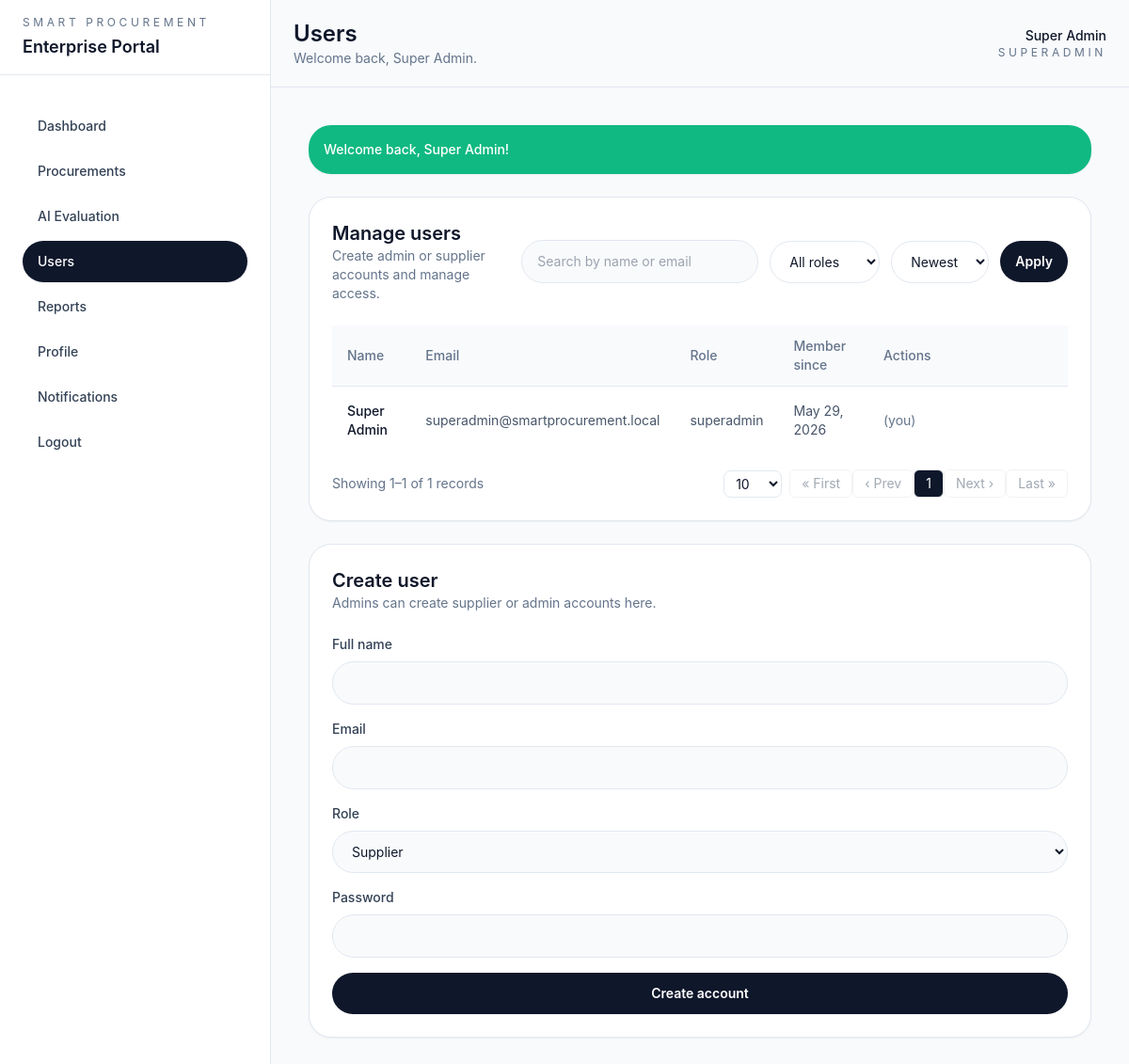
/users.php (signed in), run on the app's committed database.
### tables this page shows
CREATE TABLE IF NOT EXISTS users (
    id INT AUTO_INCREMENT PRIMARY KEY,
    name VARCHAR(191) NOT NULL,
    email VARCHAR(191) NOT NULL UNIQUE,
    password_hash VARCHAR(255) NOT NULL,
    role ENUM('admin','supplier','superadmin') NOT NULL DEFAULT 'supplier',
    company_name VARCHAR(191) DEFAULT NULL,
    services_offered TEXT DEFAULT NULL,
    past_experience TEXT DEFAULT NULL,
    created_at DATETIME NOT NULL,
    INDEX(role)
);

### users.php (the view, shortened to what this page needs)
<?php
require_once __DIR__ . '/includes/functions.php';
require_once __DIR__ . '/includes/layout.php';
$search = trim($_GET['search'] ?? '');
$roleFilter = $_GET['role'] ?? 'all';
$sort = $_GET['sort'] ?? 'newest';
$pg = getPaginationParams(10);
$page = $pg['page'];
$perPage = $pg['per_page'];
$offset = $pg['offset'];
$where = 'WHERE 1=1';
$params = [];
$orderBy = 'created_at DESC';
$totalStmt = $pdo->prepare('SELECT COUNT(*) FROM users ' . $where);
$totalStmt->execute($params);
$total = (int)$totalStmt->fetchColumn();
$query = 'SELECT id, name, email, role, created_at FROM users ' . $where . ' ORDER BY ' . $orderBy . ' LIMIT ? OFFSET ?';
$stmt = $pdo->prepare($query);
$bindIndex = 1;
$stmt->bindValue($bindIndex++, (int)$perPage, PDO::PARAM_INT);
$stmt->bindValue($bindIndex++, (int)$offset, PDO::PARAM_INT);
$stmt->execute();
$users = $stmt->fetchAll();
renderAuthPageStart('Users', 'users');
?>
<div class="grid gap-6 xl:grid-cols-[1.2fr_0.8fr]">
  <section class="rounded-3xl border border-slate-200 bg-white p-6 shadow-sm">
    <div class="flex flex-col gap-4 sm:flex-row sm:items-center sm:justify-between">
      <div>
        <h2 class="text-xl font-semibold text-slate-900">Manage users</h2>
        <p class="text-sm text-slate-500">Create admin or supplier accounts and manage access.</p>
      </div>
      <form method="get" class="flex flex-col gap-3 sm:flex-row sm:items-center">
        <input id="search" name="search" type="text" value="<?= htmlspecialchars($search) ?>" placeholder="Search by name or email" class="min-w-[220px] rounded-3xl border border-slate-200 bg-slate-50 px-4 py-3 text-sm text-slate-900 focus:border-slate-900 focus:ring-2 focus:ring-slate-200" />
        <select id="role" name="role" class="rounded-3xl border border-slate-200 bg-white px-4 py-3 text-sm text-slate-900 focus:border-slate-900 focus:ring-2 focus:ring-slate-200">
          <option value="all" <?= $roleFilter === 'all' ? 'selected' : '' ?>>All roles</option>
        </select>
        <select id="sort" name="sort" class="rounded-3xl border border-slate-200 bg-white px-4 py-3 text-sm text-slate-900 focus:border-slate-900 focus:ring-2 focus:ring-slate-200">
          <option value="newest" <?= $sort === 'newest' ? 'selected' : '' ?>>Newest</option>
        </select>
        <button type="submit" class="rounded-3xl bg-slate-900 px-4 py-3 text-sm font-semibold text-white hover:bg-slate-800">Apply</button>
      </form>
    </div>
    <div class="mt-6 overflow-x-auto">
      <table class="min-w-full divide-y divide-slate-200 text-left text-sm">
        <thead class="bg-slate-50">
          <tr>
            <th class="sticky top-0 z-10 px-4 py-3 font-medium text-slate-500 bg-slate-50">Name</th>
            <th class="sticky top-0 z-10 px-4 py-3 font-medium text-slate-500 bg-slate-50">Email</th>
            <th class="sticky top-0 z-10 px-4 py-3 font-medium text-slate-500 bg-slate-50">Role</th>
            <th class="sticky top-0 z-10 px-4 py-3 font-medium text-slate-500 bg-slate-50">Member since</th>
            <th class="sticky top-0 z-10 px-4 py-3 font-medium text-slate-500 bg-slate-50 min-w-[180px]">Actions</th>
          </tr>
        </thead>
        <tbody class="divide-y divide-slate-200">
          <?php foreach ($users as $u): ?>
            <tr class="hover:bg-slate-50 odd:bg-white even:bg-slate-50">
              <td class="px-4 py-4 font-medium text-slate-900"><?= htmlspecialchars($u['name']) ?></td>
              <td class="px-4 py-4 text-slate-600"><?= htmlspecialchars($u['email']) ?></td>
              <td class="px-4 py-4 text-slate-600"><?= htmlspecialchars($u['role']) ?></td>
              <td class="px-4 py-4 text-slate-600"><?= date('M j, Y', strtotime($u['created_at'])) ?></td>
              <td class="px-4 py-4">
                <div class="flex flex-wrap items-center gap-2 min-w-[180px]">
                  <?php if ($u['id'] !== $_SESSION['user_id']): ?>
                    <?php if ($u['role'] === 'supplier'): ?>
                      <a href="users.php?action=promote&id=<?= $u['id'] ?>&role=admin" class="inline-flex min-w-[120px] items-center justify-center rounded-full bg-slate-900 px-4 py-2 text-sm font-semibold text-white transition hover:bg-slate-800 whitespace-nowrap">Make admin</a>
                    <?php else: ?>
                      <a href="users.php?action=promote&id=<?= $u['id'] ?>&role=supplier" class="inline-flex min-w-[120px] items-center justify-center rounded-full bg-amber-500 px-4 py-2 text-sm font-semibold text-white transition hover:bg-amber-600 whitespace-nowrap">Demote</a>
                    <?php endif; ?>
                    <a href="users.php?action=delete&id=<?= $u['id'] ?>" class="inline-flex min-w-[120px] items-center justify-center rounded-full bg-rose-500 px-4 py-2 text-sm font-semibold text-white transition hover:bg-rose-600 whitespace-nowrap">Delete</a>
                  <?php else: ?>
                    <span class="text-sm text-slate-500">(you)</span>
                  <?php endif; ?>
                </div>
              </td>
            </tr>
          <?php endforeach; ?>
        </tbody>
      </table>
    </div>
    <?php renderPaginationControls('users.php', $page, $perPage, $total); ?>
  </section>
  <section class="rounded-3xl border border-slate-200 bg-white p-6 shadow-sm">
    <h2 class="text-xl font-semibold text-slate-900">Create user</h2>
    <p class="text-sm text-slate-500">Admins can create supplier or admin accounts here.</p>
    <form action="users.php" method="post" class="mt-6 space-y-4">
      <div>
        <label class="block text-sm font-medium text-slate-700">Full name</label>
        <input type="text" name="name" required class="mt-2 w-full rounded-3xl border border-slate-200 bg-slate-50 px-4 py-3 text-sm text-slate-900" />
      </div>
      <div>
        <label class="block text-sm font-medium text-slate-700">Email</label>
        <input type="email" name="email" required class="mt-2 w-full rounded-3xl border border-slate-200 bg-slate-50 px-4 py-3 text-sm text-slate-900" />
      </div>
      <div>
        <label class="block text-sm font-medium text-slate-700">Role</label>
        <select name="role" class="mt-2 w-full rounded-3xl border border-slate-200 bg-slate-50 px-4 py-3 text-sm text-slate-900">
          <option value="supplier">Supplier</option>
        </select>
      </div>
      <div>
        <label class="block text-sm font-medium text-slate-700">Password</label>
        <input type="password" name="password" required class="mt-2 w-full rounded-3xl border border-slate-200 bg-slate-50 px-4 py-3 text-sm text-slate-900" />
      </div>
      <button type="submit" name="create_user" class="w-full rounded-3xl bg-slate-900 px-4 py-3 text-sm font-semibold text-white hover:bg-slate-800">Create account</button>
    </form>
  </section>
</div>
<?php
renderAuthPageEnd();

### includes/layout.php (shortened to what this page needs)
<?php
function renderHead(string $title = 'Smart Procurement') {
    ?>
<!doctype html>
<html lang="en">
<head>
  <script src="https://cdn.tailwindcss.com"></script>
</head>
<body class="min-h-screen bg-slate-50 text-slate-900">
    <?php
}
function renderFlash(): void {
    $flash = getFlash();
    $color = $flash['type'] === 'error' ? 'bg-rose-500 text-white' : 'bg-emerald-500 text-white';
    echo '<div class="rounded-3xl p-4 mb-6 shadow-sm ' . $color . '">';
    echo '<p class="text-sm font-medium">' . htmlspecialchars($flash['message']) . '</p>';
    echo '</div>';
}
    ?>
    <?php
function renderAuthPageStart(string $title, string $active = 'dashboard'): void {
    renderHead($title);
    $user = currentUser();
    ?>
    <div x-data="{ sidebarOpen: false }" class="min-h-screen flex bg-slate-50">
      <aside class="hidden lg:flex lg:w-72 lg:flex-col lg:border-r lg:border-slate-200 lg:bg-white">
        <div class="flex h-20 items-center px-6 border-b border-slate-200">
          <div>
            <p class="text-xs uppercase tracking-[0.3em] text-slate-500">Smart Procurement</p>
            <p class="mt-1 text-lg font-semibold text-slate-900">Enterprise Portal</p>
          </div>
        </div>
        <nav class="flex-1 px-6 py-8 space-y-1 overflow-y-auto">
          <?= renderSidebarNavigation($active) ?>
        </nav>
      </aside>
      <div class="flex-1 lg:overflow-hidden">
        <header class="flex items-center justify-between px-6 py-5 bg-slate-50 border-b border-slate-200">
          <div>
            <h1 class="text-2xl font-semibold text-slate-900"><?= htmlspecialchars($title) ?></h1>
            <?php if ($user): ?>
              <p class="text-sm text-slate-500">Welcome back, <?= htmlspecialchars($user['name']) ?>.</p>
            <?php endif; ?>
          </div>
          <div class="flex items-center gap-3">
            <?php if ($user): ?>
              <div class="hidden sm:flex flex-col text-right">
                <span class="text-sm font-medium text-slate-900"><?= htmlspecialchars($user['name']) ?></span>
                <span class="text-xs uppercase tracking-[0.3em] text-slate-500"><?= htmlspecialchars($user['role']) ?></span>
              </div>
            <?php endif; ?>
          </div>
        </header>
        <main class="px-6 py-8 lg:px-10 lg:py-10 overflow-y-auto">
          <div class="max-w-7xl mx-auto">
            <?php renderFlash(); ?>
    <?php
}
function renderAuthPageEnd(): void {
    ?>
          </div>
        </main>
      </div>
    </div>
</body>
</html>
    <?php
}
function renderSidebarNavigation(string $active, bool $mobile = false): string {
    $user = currentUser();
    $role = $user['role'] ?? 'guest';
    $items = [
        ['label' => 'Dashboard', 'href' => 'dashboard.php', 'key' => 'dashboard'],
    ];
    if (in_array($role, ['admin', 'superadmin'], true)) {
        $items = array_merge($items, [
        ['label' => 'Procurements', 'href' => 'procurements.php', 'key' => 'procurements'],
        ['label' => 'AI Evaluation', 'href' => 'ai_evaluation.php', 'key' => 'ai_evaluation'],
        ['label' => 'Users', 'href' => 'users.php', 'key' => 'users'],
        ['label' => 'Reports', 'href' => 'reports.php', 'key' => 'reports'],
        ]);
    }
    $items = array_merge($items, [
        ['label' => 'Profile', 'href' => 'profile.php', 'key' => 'profile'],
        ['label' => 'Notifications', 'href' => 'notifications.php', 'key' => 'notifications'],
        ['label' => 'Logout', 'href' => 'logout.php', 'key' => 'logout', 'danger' => true],
    ]);
    $html = '<div class="space-y-1">';
    foreach ($items as $item) {
        $classes = 'block rounded-3xl px-4 py-3 text-sm font-medium transition-colors';
        if ($item['key'] === $active) {
            $classes .= ' bg-slate-900 text-white shadow-sm';
        } else {
            $classes .= ' text-slate-700 hover:bg-slate-100';
        }
        if (!empty($item['danger'])) {
            $classes .= ' text-rose-600 hover:bg-rose-50';
        }
        $html .= sprintf('<a href="%s" class="%s">%s</a>', htmlspecialchars($item['href']), $classes, htmlspecialchars($item['label']));
    }
    $html .= '</div>';
    return $html;
}

### includes/functions.php (shortened to what this page needs)
<?php
function currentUser() {
    return $_SESSION['user'] ?? null;
}
function getFlash() {
    if (isset($_SESSION['flash'])) {
        $flash = $_SESSION['flash'];
        return $flash;
    }
    return null;
}
function renderPaginationControls($baseUrl, $page, $perPage, $total, $visible = 5) {
    $page = (int)$page;
    $perPage = (int)$perPage;
    $total = (int)$total;
    $visible = (int)$visible;
    $totalPages = $perPage > 0 ? max(1, (int)ceil($total / $perPage)) : 1;
    $start = $total === 0 ? 0 : (($page - 1) * $perPage) + 1;
    $end = $total === 0 ? 0 : min($total, $page * $perPage);
    $preserve = '';
    $querySep = strpos($baseUrl, '?') === false ? '?' : '&';
    $hrefPrefix = $baseUrl . $querySep;
    echo '<div class="mt-4 flex flex-col sm:flex-row sm:items-center sm:justify-between gap-3">';
    echo '<div class="text-sm text-slate-500">Showing ' . ($total === 0 ? '0' : $start) . '&ndash;' . ($total === 0 ? '0' : $end) . ' of ' . $total . ' records</div>';
    echo '<div class="flex items-center gap-2">';
    echo '<form method="get" class="inline-flex items-center">';
    echo '<select name="per_page" id="per_page" onchange="this.form.submit()" class="rounded-lg border border-slate-200 bg-white px-2 py-1 text-sm">';
    foreach ([10,25,50,100] as $option) {
        $sel = $option === $perPage ? ' selected' : '';
        echo "<option value=\"$option\"$sel>$option</option>";
    }
    echo '</select>';
    echo '</form>';
    echo '<nav class="inline-flex items-center rounded-md bg-white" aria-label="Pagination">';
    $firstDisabled = $page <= 1 ? ' opacity-50 pointer-events-none' : '';
    $lastDisabled = $page >= $totalPages ? ' opacity-50 pointer-events-none' : '';
    echo '<a href="' . $hrefPrefix . 'page=1&per_page=' . $perPage . $preserve . '" class="px-3 py-1 text-sm text-slate-600 border rounded-md' . $firstDisabled . '">« First</a>';
    $prev = max(1, $page - 1);
    echo '<a href="' . $hrefPrefix . 'page=' . $prev . '&per_page=' . $perPage . $preserve . '" class="px-3 py-1 text-sm text-slate-600 border rounded-md' . $firstDisabled . '">‹ Prev</a>';
    $half = (int)floor($visible / 2);
    $startPage = max(1, $page - $half);
    $endPage = min($totalPages, $startPage + $visible - 1);
    for ($p = $startPage; $p <= $endPage; $p++) {
        $active = $p === $page ? ' bg-slate-900 text-white' : ' text-slate-700 bg-white';
        echo '<a href="' . $hrefPrefix . 'page=' . $p . '&per_page=' . $perPage . $preserve . '" class="px-3 py-1 text-sm border rounded-md' . $active . '">' . $p . '</a>';
    }
    $next = min($totalPages, $page + 1);
    echo '<a href="' . $hrefPrefix . 'page=' . $next . '&per_page=' . $perPage . $preserve . '" class="px-3 py-1 text-sm text-slate-600 border rounded-md' . $lastDisabled . '">Next ›</a>';
    echo '<a href="' . $hrefPrefix . 'page=' . $totalPages . '&per_page=' . $perPage . $preserve . '" class="px-3 py-1 text-sm text-slate-600 border rounded-md' . $lastDisabled . '">Last »</a>';
    echo '</nav>';
    echo '</div></div>';
}

### includes/layout.php (style rules this page uses)
body { font-family: Inter, ui-sans-serif, system-ui, -apple-system, BlinkMacSystemFont, "Segoe UI", sans-serif; }

### data on the page
users: name "Super Admin", role "SUPERADMIN", email "superadmin@smartprocurement.local", role "superadmin", created_at "May 29, 2026", shows "(you)"

### other printed values
$item['label'] "Dashboard"
$item['label'] "Procurements"
$item['label'] "AI Evaluation"
$item['label'] "Users"
$item['label'] "Reports"
$item['label'] "Profile"
$item['label'] "Notifications"
$item['label'] "Logout"
$title "Users"
$flash['message'] "Welcome back, Super Admin!"
$start "1"
$end "1"
$total "1"
form field per_page "10"
